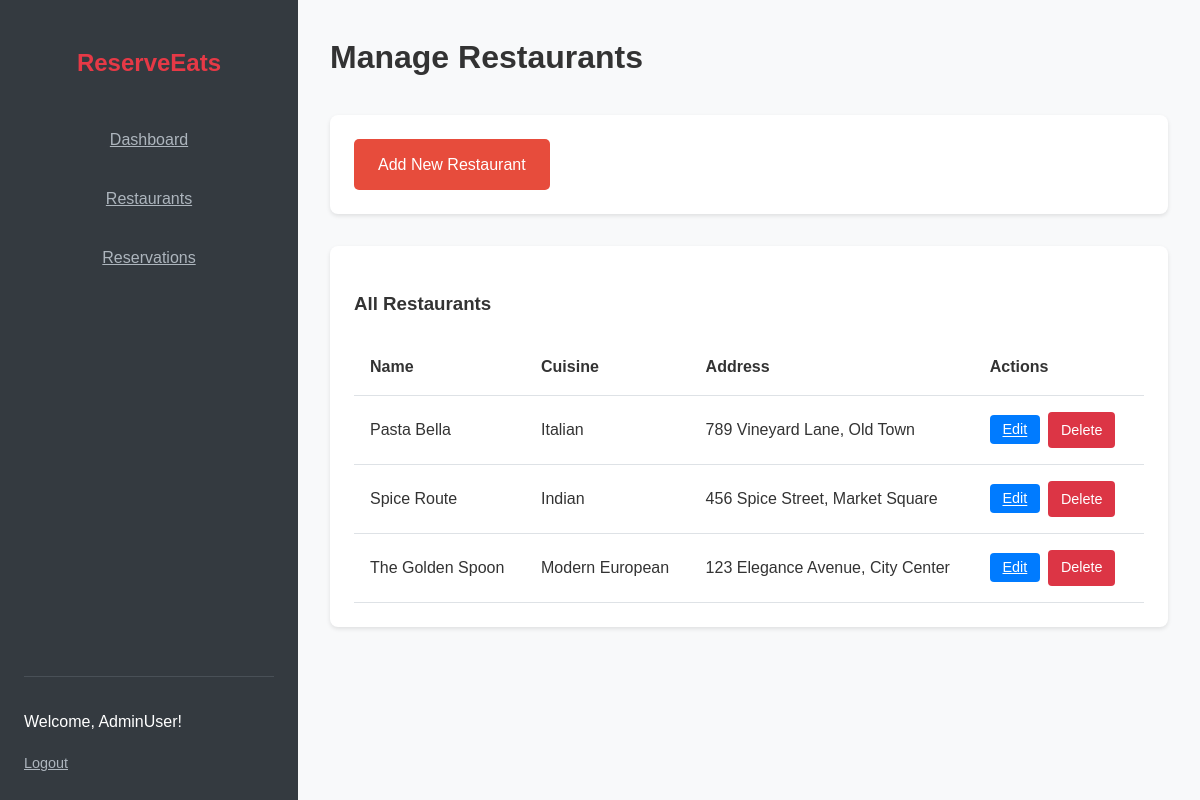
Page /admin/manage_restaurants.php (signed in) on the committed database.
### tables this page shows
CREATE TABLE `restaurants` (
  `id` int(11) NOT NULL,
  `name` varchar(100) NOT NULL,
  `description` text NOT NULL,
  `address` varchar(255) NOT NULL,
  `cuisine` varchar(100) NOT NULL,
  `opening_time` time NOT NULL,
  `closing_time` time NOT NULL,
  `image_url` varchar(255) DEFAULT 'assets/default-restaurant.jpg',
  `deposit_amount` decimal(10,2) NOT NULL DEFAULT 0.00
);

### admin/manage_restaurants.php (the view)
<?php include 'includes/header.php'; ?>
<h2 class="admin-page-title">Manage Restaurants</h2>
<div class="admin-section">
    <a href="add_restaurant.php" class="btn">Add New Restaurant</a>
</div>
<div class="admin-section">
    <h3>All Restaurants</h3>
    <table class="admin-table">
        <thead>
            <tr>
                <th>Name</th>
                <th>Cuisine</th>
                <th>Address</th>
                <th>Actions</th>
            </tr>
        </thead>
        <tbody>
            <?php
            $sql = "SELECT * FROM restaurants ORDER BY name ASC";
            $result = $conn->query($sql);
            if ($result->num_rows > 0) {
                while($row = $result->fetch_assoc()) {
                    echo "<tr>";
                    echo "<td>" . htmlspecialchars($row['name']) . "</td>";
                    echo "<td>" . htmlspecialchars($row['cuisine']) . "</td>";
                    echo "<td>" . htmlspecialchars($row['address']) . "</td>";
                    echo "<td>";
                    echo "<a href='edit_restaurant.php?id=" . $row['id'] . "' class='btn-action'>Edit</a>";
                    echo "<a href='delete_restaurant.php?id=" . $row['id'] . "' class='btn-action btn-cancel' onclick='return confirm(\"Are you sure?\");'>Delete</a>";
                    echo "</td>";
                    echo "</tr>";
                }
            } else {
                echo "<tr><td colspan='4'>No restaurants found.</td></tr>";
            }
            ?>
        </tbody>
    </table>
</div>
<?php include 'includes/footer.php'; ?>

### assets/css/style.css (style rules this page uses)
body { font-family: 'Poppins', sans-serif; margin: 0; background-color: #f4f7f6; color: #333; line-height: 1.6; display: flex; flex-direction: column; min-height: 100vh; }
.btn { display: inline-block; background-color: #e74c3c; color: #fff; padding: 0.8rem 1.5rem; border-radius: 5px; text-decoration: none; transition: background-color 0.3s ease; text-align: center; }
.btn-cancel { display: inline-block; background-color: #e74c3c; color: #fff; padding: 0.6rem 1.2rem; border-radius: 5px; text-decoration: none; font-weight: 500; transition: background-color 0.3s ease, transform 0.2s ease; }
.admin-body { background-color: #f8f9fa; }
.admin-page-title { margin-top: 0; margin-bottom: 2rem; font-size: 2rem; }
.admin-section { background-color: #fff; padding: 1.5rem; border-radius: 8px; box-shadow: 0 2px 4px rgba(0,0,0,0.1); margin-bottom: 2rem; }
.admin-table { width: 100%; border-collapse: collapse; }
.admin-table th, .admin-table td { padding: 1rem; text-align: left; border-bottom: 1px solid #dee2e6; vertical-align: middle; }
.admin-table th { font-weight: 600; }
.btn-action { margin-right: 0.5rem; padding: 0.4rem 0.8rem; font-size: 0.9rem; border-radius: 4px; background-color: #007bff; color: #fff; }
.btn-action.btn-cancel { background-color: #dc3545; }

### rows in the picture
restaurants: name "Pasta Bella", cuisine "Italian", address "789 Vineyard Lane, Old Town"
restaurants: name "Spice Route", cuisine "Indian", address "456 Spice Street, Market Square"
restaurants: name "The Golden Spoon", cuisine "Modern European", address "123 Elegance Avenue, City Center"

### other values in the picture
$_SESSION['username'] "AdminUser"
